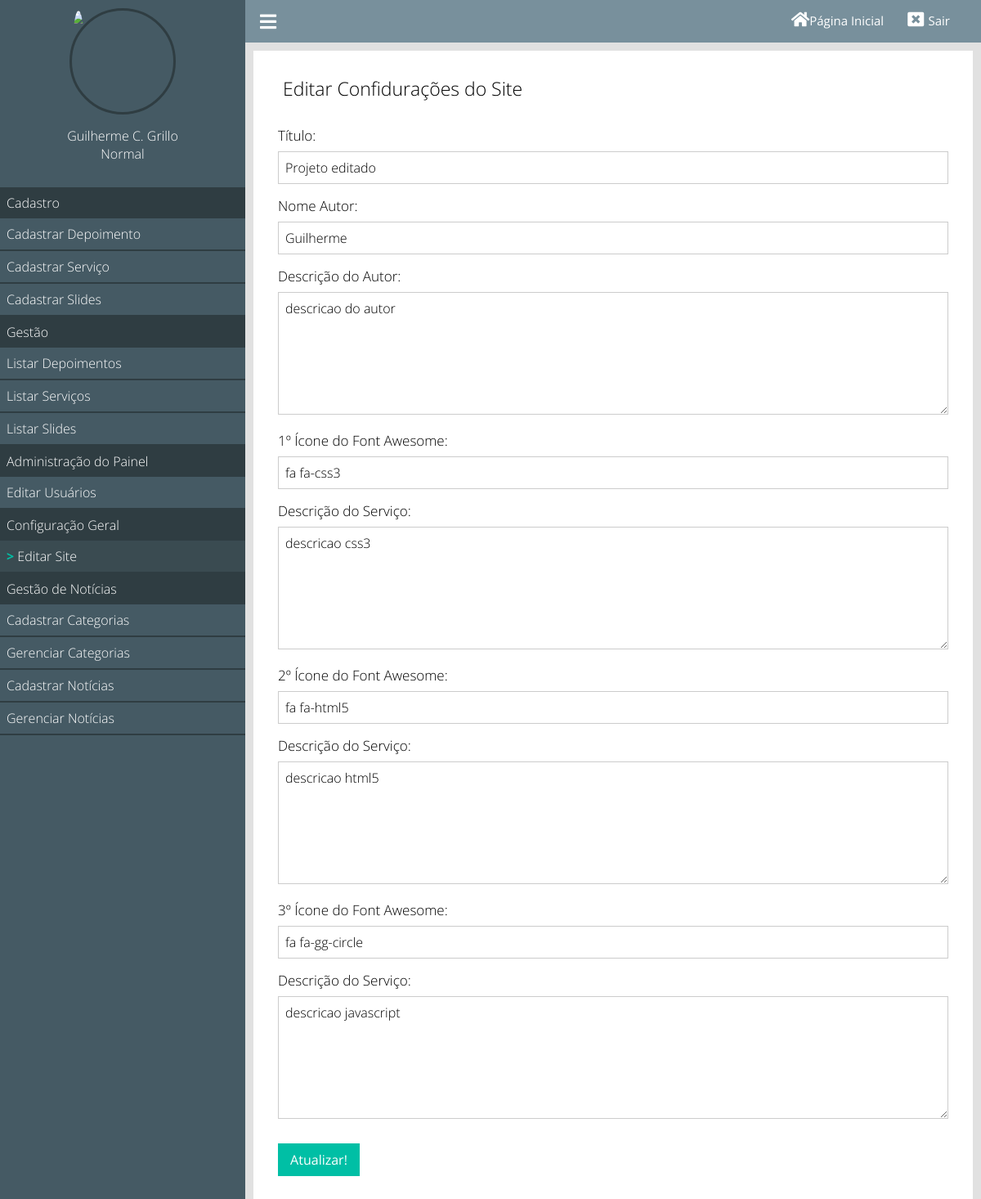
Page /painel/editar-site (signed in) on the earlier database version.
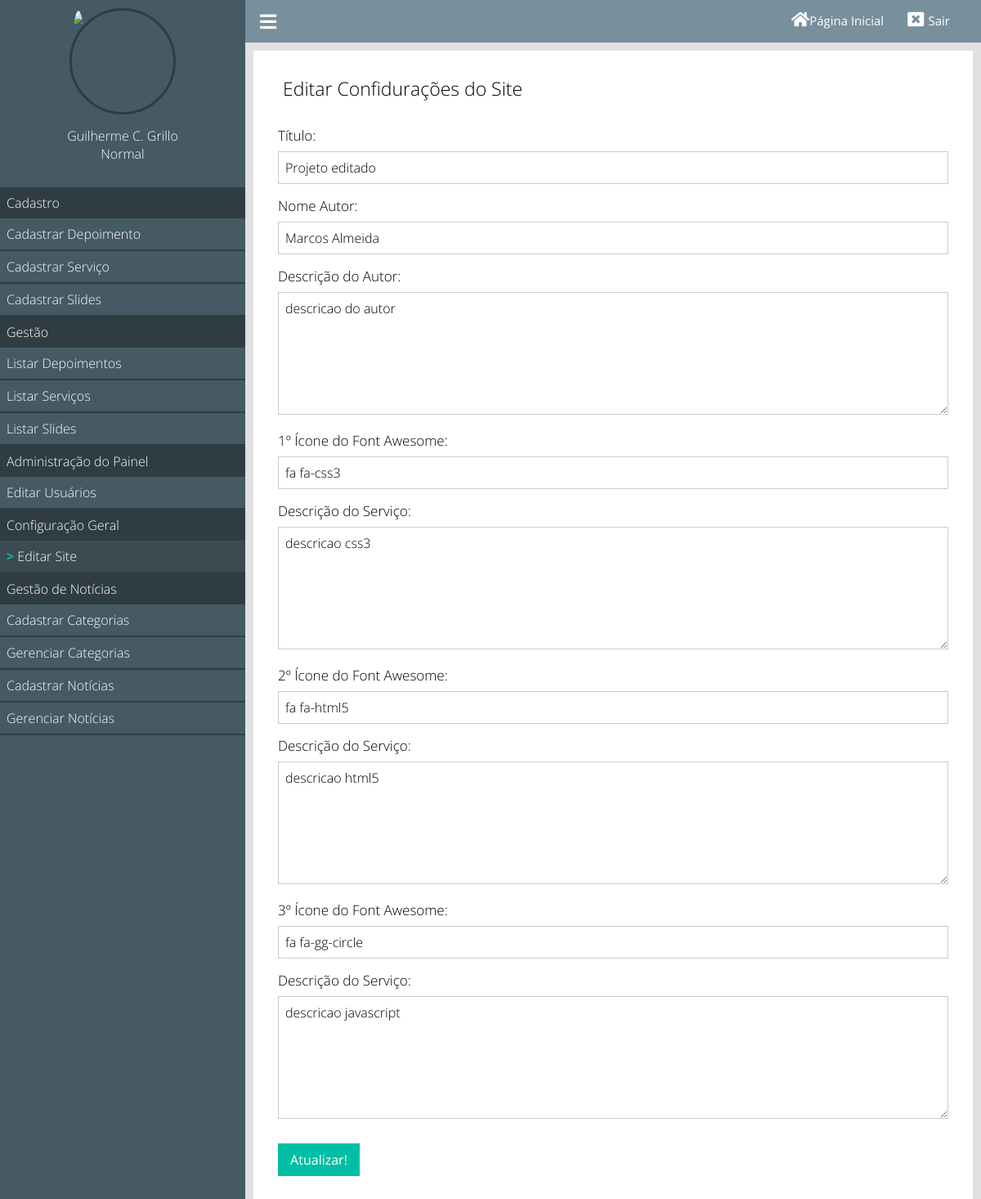
Same page on the later database version.
### classes/MySql.php (called while the page is built)
<?php
class MySql{
private static $pdo;
public static function conectar(){
    if(self::$pdo == null){
        try{
            self::$pdo = new PDO('mysql:host'.HOST.';dbname='.DATABASE,USER,PASSWORD,array(PDO::MYSQL_ATTR_INIT_COMMAND => "SET NAMES utf8"));
            self::$pdo->setAttribute(PDO::ATTR_ERRMODE,PDO::ERRMODE_EXCEPTION);
            } catch(Exception $e){
                echo 'erro ao conectar';
            }
    }
return self::$pdo;
}
}
?>

### painel/pages/editar-site.php (the view, shortened to what this page needs)
<?php
$site = Painel::select('tb_site.config', false);
?>
<div class="box-content">
    <h2><i class="fa fa-pencil"></i> Editar Confidurações do Site</h2>
    <form method="post" enctype="multipart/form-data">
        <div class="form-group">
            <label>Título:</label>
            <input type="text" name="titulo" value="<?php echo $site['titulo']; ?>"></input>
        </div>
        <div class="form-group">
            <label>Nome Autor:</label>
            <input type="text" name="nome_autor" value="<?php echo $site['nome_autor']; ?>"></input>
        </div>
        <div class="form-group">
            <label>Descrição do Autor:</label>
            <textarea name="descricao"><?php echo $site['descricao']; ?></textarea>
        </div>
<?php for($i=1;$i<=3;$i++) {?>
        <div class="form-group">
            <label><?php echo $i;?>º Ícone do Font Awesome:</label>
            <input type="text" name="icone<?php echo $i;?>" value="<?php echo $site['icone'.$i]; ?>"></input>
        </div>
        <div class="form-group">
            <label>Descrição do Serviço:</label>
            <textarea name="descricao<?php echo $i;?>"><?php echo $site['descricao'.$i]; ?></textarea>
        </div>
<?php }?>
        <div class="form-group">
            <input type="submit" name="acao" value="Atualizar!">
        </div>
    </form>
</div>

Differences in the rows shown:
changed tb_site.config "Projeto editado": nome_autor "Guilherme" → "Marcos Almeida"
